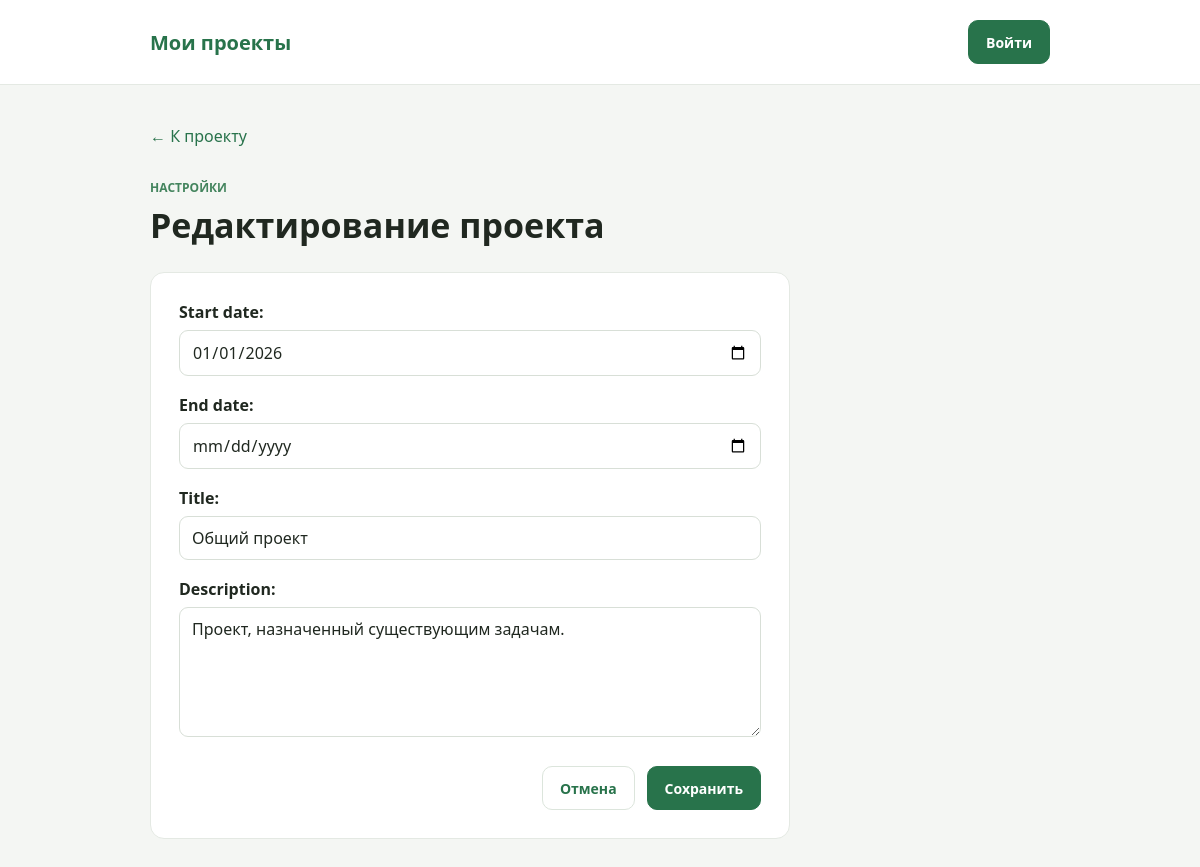
Page /projects/1/edit/ on the earlier database version.
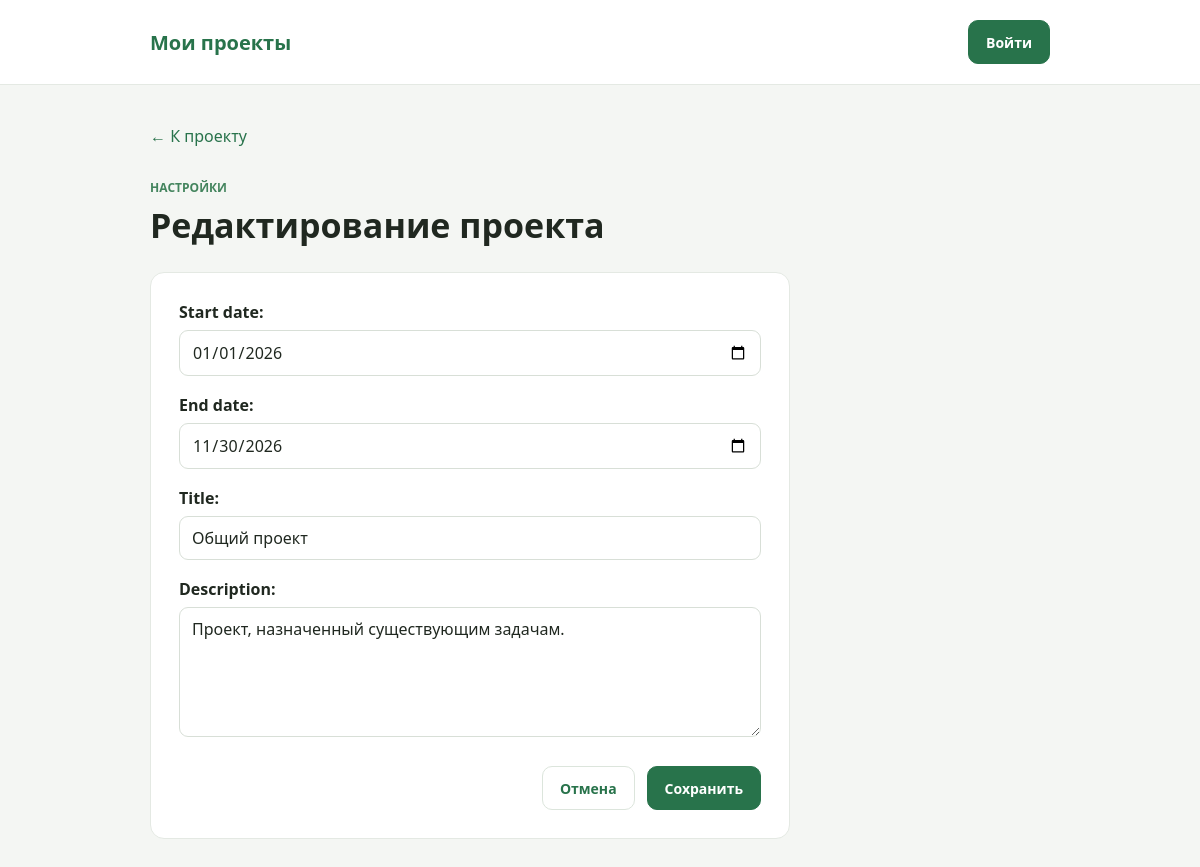
Same page on the later database version.
### task_man/models/project.py (models this page shows, shortened)
class Project(models.Model):
    start_date = models.DateField(null=False, blank=False)
    end_date = models.DateField(null=True, blank=True)
    title = models.CharField(max_length=200, null=False, blank=False)
    description = models.TextField(null=False, blank=False)
    class Meta:
        verbose_name = 'Проект'
        verbose_name_plural = 'Проекты'
        ordering = ['-start_date']

### task_man/views/project_views.py (the view, shortened to what this page needs)
# urls.py: path('projects/<int:pk>/edit/', views.ProjectUpdateView.as_view(), name='project_update'),
class ProjectUpdateView(UpdateView):
    model = Project
    form_class = ProjectModelForm
    template_name = 'project/project_update.html'
    context_object_name = 'project'

### task_man/forms/project_forms.py
class ProjectModelForm(forms.ModelForm):
    class Meta:
        model = Project
        fields = ['start_date', 'end_date', 'title', 'description']
        widgets = {
            'start_date': forms.DateInput(attrs={'type': 'date'}),
            'end_date': forms.DateInput(attrs={'type': 'date'}),
            'description': forms.Textarea(attrs={'rows': 4}),
        }

### task_man/templates/project/project_update.html (shortened to what this page needs)
{% extends 'base.html' %}
{% block content %}
    <a class="back-link" href="{% url 'project_detail' pk=project.pk %}">← К проекту</a>
    <div class="page-heading">
        <div>
            <p class="eyebrow">Настройки</p>
            <h1>Редактирование проекта</h1>
        </div>
    </div>
    <section class="form-card">
        <form method="post" class="task-form">
            {{ form.as_p }}
            <div class="form-actions">
                <a class="button button-secondary" href="{% url 'project_detail' pk=project.pk %}">Отмена</a>
                <button class="button" type="submit">Сохранить</button>
            </div>
        </form>
    </section>
{% endblock %}

Differences in the rows shown:
changed Project "Общий проект": end_date (not shown) → "11/30/2026"
